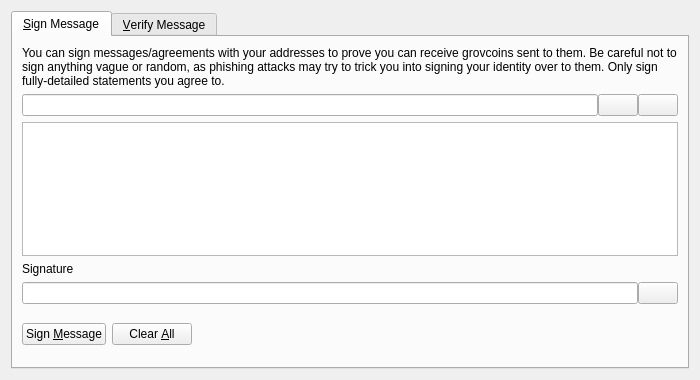
<?xml version="1.0" encoding="UTF-8"?>
<ui version="4.0">
 <class>SignVerifyMessageDialog</class>
 <widget class="QDialog" name="SignVerifyMessageDialog">
  <property name="geometry">
   <rect>
    <x>0</x>
    <y>0</y>
    <width>700</width>
    <height>380</height>
   </rect>
  </property>
  <property name="windowTitle">
   <string>Signatures - Sign / Verify a Message</string>
  </property>
  <property name="modal">
   <bool>true</bool>
  </property>
  <layout class="QVBoxLayout" name="verticalLayout">
   <item>
    <widget class="QTabWidget" name="tabWidget">
     <property name="currentIndex">
      <number>0</number>
     </property>
     <widget class="QWidget" name="tabSignMessage">
      <attribute name="title">
       <string>&amp;Sign Message</string>
      </attribute>
      <layout class="QVBoxLayout" name="verticalLayout_SM">
       <item>
        <widget class="QLabel" name="infoLabel_SM">
         <property name="text">
          <string>You can sign messages/agreements with your addresses to prove you can receive grovcoins sent to them. Be careful not to sign anything vague or random, as phishing attacks may try to trick you into signing your identity over to them. Only sign fully-detailed statements you agree to.</string>
         </property>
         <property name="textFormat">
          <enum>Qt::PlainText</enum>
         </property>
         <property name="wordWrap">
          <bool>true</bool>
         </property>
        </widget>
       </item>
       <item>
        <layout class="QHBoxLayout" name="horizontalLayout_1_SM">
         <property name="spacing">
          <number>0</number>
         </property>
         <item>
          <widget class="QValidatedLineEdit" name="addressIn_SM">
           <property name="toolTip">
            <string>The Grovcoin address to sign the message with</string>
           </property>
          </widget>
         </item>
         <item>
          <widget class="QPushButton" name="addressBookButton_SM">
           <property name="toolTip">
            <string>Choose previously used address</string>
           </property>
           <property name="text">
            <string/>
           </property>
           <property name="icon">
            <iconset resource="../bitcoin.qrc">
             <normaloff>:/icons/address-book</normaloff>:/icons/address-book</iconset>
           </property>
           <property name="shortcut">
            <string>Alt+A</string>
           </property>
           <property name="autoDefault">
            <bool>false</bool>
           </property>
          </widget>
         </item>
         <item>
          <widget class="QPushButton" name="pasteButton_SM">
           <property name="toolTip">
            <string>Paste address from clipboard</string>
           </property>
           <property name="text">
            <string/>
           </property>
           <property name="icon">
            <iconset resource="../bitcoin.qrc">
             <normaloff>:/icons/editpaste</normaloff>:/icons/editpaste</iconset>
           </property>
           <property name="shortcut">
            <string>Alt+P</string>
           </property>
           <property name="autoDefault">
            <bool>false</bool>
           </property>
          </widget>
         </item>
        </layout>
       </item>
       <item>
        <widget class="QPlainTextEdit" name="messageIn_SM">
         <property name="toolTip">
          <string>Enter the message you want to sign here</string>
         </property>
        </widget>
       </item>
       <item>
        <widget class="QLabel" name="signatureLabel_SM">
         <property name="text">
          <string>Signature</string>
         </property>
         <property name="textFormat">
          <enum>Qt::PlainText</enum>
         </property>
        </widget>
       </item>
       <item>
        <layout class="QHBoxLayout" name="horizontalLayout_2_SM">
         <property name="spacing">
          <number>0</number>
         </property>
         <item>
          <widget class="QLineEdit" name="signatureOut_SM">
           <property name="font">
            <font>
             <italic>true</italic>
            </font>
           </property>
           <property name="readOnly">
            <bool>true</bool>
           </property>
          </widget>
         </item>
         <item>
          <widget class="QPushButton" name="copySignatureButton_SM">
           <property name="toolTip">
            <string>Copy the current signature to the system clipboard</string>
           </property>
           <property name="text">
            <string/>
           </property>
           <property name="icon">
            <iconset resource="../bitcoin.qrc">
             <normaloff>:/icons/editcopy</normaloff>:/icons/editcopy</iconset>
           </property>
           <property name="autoDefault">
            <bool>false</bool>
           </property>
          </widget>
         </item>
        </layout>
       </item>
       <item>
        <layout class="QHBoxLayout" name="horizontalLayout_3_SM">
         <item>
          <widget class="QPushButton" name="signMessageButton_SM">
           <property name="toolTip">
            <string>Sign the message to prove you own this Grovcoin address</string>
           </property>
           <property name="text">
            <string>Sign &amp;Message</string>
           </property>
           <property name="icon">
            <iconset resource="../bitcoin.qrc">
             <normaloff>:/icons/edit</normaloff>:/icons/edit</iconset>
           </property>
           <property name="autoDefault">
            <bool>false</bool>
           </property>
          </widget>
         </item>
         <item>
          <widget class="QPushButton" name="clearButton_SM">
           <property name="toolTip">
            <string>Reset all sign message fields</string>
           </property>
           <property name="text">
            <string>Clear &amp;All</string>
           </property>
           <property name="icon">
            <iconset resource="../bitcoin.qrc">
             <normaloff>:/icons/remove</normaloff>:/icons/remove</iconset>
           </property>
           <property name="autoDefault">
            <bool>false</bool>
           </property>
          </widget>
         </item>
         <item>
          <spacer name="horizontalSpacer_1_SM">
           <property name="orientation">
            <enum>Qt::Horizontal</enum>
           </property>
           <property name="sizeHint" stdset="0">
            <size>
             <width>40</width>
             <height>48</height>
            </size>
           </property>
          </spacer>
         </item>
         <item>
          <widget class="QLabel" name="statusLabel_SM">
           <property name="font">
            <font>
             <weight>75</weight>
             <bold>true</bold>
            </font>
           </property>
           <property name="text">
            <string/>
           </property>
           <property name="wordWrap">
            <bool>true</bool>
           </property>
          </widget>
         </item>
         <item>
          <spacer name="horizontalSpacer_2_SM">
           <property name="orientation">
            <enum>Qt::Horizontal</enum>
           </property>
           <property name="sizeHint" stdset="0">
            <size>
             <width>40</width>
             <height>48</height>
            </size>
           </property>
          </spacer>
         </item>
        </layout>
       </item>
      </layout>
     </widget>
     <widget class="QWidget" name="tabVerifyMessage">
      <attribute name="title">
       <string>&amp;Verify Message</string>
      </attribute>
      <layout class="QVBoxLayout" name="verticalLayout_VM">
       <item>
        <widget class="QLabel" name="infoLabel_VM">
         <property name="text">
          <string>Enter the receiver's address, message (ensure you copy line breaks, spaces, tabs, etc. exactly) and signature below to verify the message. Be careful not to read more into the signature than what is in the signed message itself, to avoid being tricked by a man-in-the-middle attack. Note that this only proves the signing party receives with the address, it cannot prove sendership of any transaction!</string>
         </property>
         <property name="textFormat">
          <enum>Qt::PlainText</enum>
         </property>
         <property name="alignment">
          <set>Qt::AlignLeading|Qt::AlignLeft|Qt::AlignTop</set>
         </property>
         <property name="wordWrap">
          <bool>true</bool>
         </property>
        </widget>
       </item>
       <item>
        <layout class="QHBoxLayout" name="horizontalLayout_1_VM">
         <property name="spacing">
          <number>0</number>
         </property>
         <item>
          <widget class="QValidatedLineEdit" name="addressIn_VM">
           <property name="toolTip">
            <string>The Grovcoin address the message was signed with</string>
           </property>
          </widget>
         </item>
         <item>
          <widget class="QPushButton" name="addressBookButton_VM">
           <property name="toolTip">
            <string>Choose previously used address</string>
           </property>
           <property name="text">
            <string/>
           </property>
           <property name="icon">
            <iconset resource="../bitcoin.qrc">
             <normaloff>:/icons/address-book</normaloff>:/icons/address-book</iconset>
           </property>
           <property name="shortcut">
            <string>Alt+A</string>
           </property>
           <property name="autoDefault">
            <bool>false</bool>
           </property>
          </widget>
         </item>
        </layout>
       </item>
       <item>
        <widget class="QPlainTextEdit" name="messageIn_VM"/>
       </item>
       <item>
        <widget class="QValidatedLineEdit" name="signatureIn_VM"/>
       </item>
       <item>
        <layout class="QHBoxLayout" name="horizontalLayout_2_VM">
         <item>
          <widget class="QPushButton" name="verifyMessageButton_VM">
           <property name="toolTip">
            <string>Verify the message to ensure it was signed with the specified Grovcoin address</string>
           </property>
           <property name="text">
            <string>Verify &amp;Message</string>
           </property>
           <property name="icon">
            <iconset resource="../bitcoin.qrc">
             <normaloff>:/icons/transaction_0</normaloff>:/icons/transaction_0</iconset>
           </property>
           <property name="autoDefault">
            <bool>false</bool>
           </property>
          </widget>
         </item>
         <item>
          <widget class="QPushButton" name="clearButton_VM">
           <property name="toolTip">
            <string>Reset all verify message fields</string>
           </property>
           <property name="text">
            <string>Clear &amp;All</string>
           </property>
           <property name="icon">
            <iconset resource="../bitcoin.qrc">
             <normaloff>:/icons/remove</normaloff>:/icons/remove</iconset>
           </property>
           <property name="autoDefault">
            <bool>false</bool>
           </property>
          </widget>
         </item>
         <item>
          <spacer name="horizontalSpacer_1_VM">
           <property name="orientation">
            <enum>Qt::Horizontal</enum>
           </property>
           <property name="sizeHint" stdset="0">
            <size>
             <width>40</width>
             <height>48</height>
            </size>
           </property>
          </spacer>
         </item>
         <item>
          <widget class="QLabel" name="statusLabel_VM">
           <property name="font">
            <font>
             <weight>75</weight>
             <bold>true</bold>
            </font>
           </property>
           <property name="text">
            <string/>
           </property>
           <property name="wordWrap">
            <bool>true</bool>
           </property>
          </widget>
         </item>
         <item>
          <spacer name="horizontalSpacer_2_VM">
           <property name="orientation">
            <enum>Qt::Horizontal</enum>
           </property>
           <property name="sizeHint" stdset="0">
            <size>
             <width>40</width>
             <height>48</height>
            </size>
           </property>
          </spacer>
         </item>
        </layout>
       </item>
      </layout>
     </widget>
    </widget>
   </item>
  </layout>
 </widget>
 <customwidgets>
  <customwidget>
   <class>QValidatedLineEdit</class>
   <extends>QLineEdit</extends>
   <header>qt/qvalidatedlineedit.h</header>
  </customwidget>
 </customwidgets>
 <resources>
  <include location="../bitcoin.qrc"/>
 </resources>
 <connections/>
</ui>
